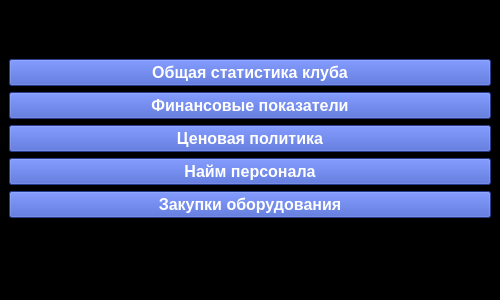
<?xml version="1.0" encoding="UTF-8"?>
<ui version="4.0">
 <class>MainWindow</class>
 <widget class="QMainWindow" name="MainWindow">
  <property name="geometry">
   <rect>
    <x>0</x>
    <y>0</y>
    <width>500</width>
    <height>300</height>
   </rect>
  </property>
  <property name="sizePolicy">
   <sizepolicy hsizetype="Minimum" vsizetype="Minimum">
    <horstretch>0</horstretch>
    <verstretch>0</verstretch>
   </sizepolicy>
  </property>
  <property name="minimumSize">
   <size>
    <width>500</width>
    <height>300</height>
   </size>
  </property>
  <property name="maximumSize">
   <size>
    <width>16777215</width>
    <height>16777215</height>
   </size>
  </property>
  <property name="windowTitle">
   <string>MainWindow </string>
  </property>
  <property name="styleSheet">
   <string notr="true">background-color: rgb(0, 0, 0);</string>
  </property>
  <widget class="QWidget" name="centralwidget">
   <layout class="QVBoxLayout" name="verticalLayout_2">
    <item>
     <layout class="QVBoxLayout" name="verticalLayout">
      <item>
       <widget class="QPushButton" name="pushButton_statistics">
        <property name="font">
         <font>
          <pointsize>12</pointsize>
          <weight>75</weight>
          <bold>true</bold>
         </font>
        </property>
        <property name="styleSheet">
         <string notr="true">background-color: rgb(56, 84, 199);
color: rgb(255, 255, 255);</string>
        </property>
        <property name="text">
         <string>Общая статистика клуба</string>
        </property>
       </widget>
      </item>
      <item>
       <widget class="QPushButton" name="pushButton_financial">
        <property name="font">
         <font>
          <pointsize>12</pointsize>
          <weight>75</weight>
          <bold>true</bold>
         </font>
        </property>
        <property name="styleSheet">
         <string notr="true">background-color: rgb(56, 84, 199);
color: rgb(255, 255, 255);</string>
        </property>
        <property name="text">
         <string>Финансовые показатели</string>
        </property>
       </widget>
      </item>
      <item>
       <widget class="QPushButton" name="pushButton_price">
        <property name="font">
         <font>
          <pointsize>12</pointsize>
          <weight>75</weight>
          <bold>true</bold>
         </font>
        </property>
        <property name="styleSheet">
         <string notr="true">background-color: rgb(56, 84, 199);
color: rgb(255, 255, 255);</string>
        </property>
        <property name="text">
         <string>Ценовая политика</string>
        </property>
       </widget>
      </item>
      <item>
       <widget class="QPushButton" name="pushButton_hiring">
        <property name="font">
         <font>
          <pointsize>12</pointsize>
          <weight>75</weight>
          <bold>true</bold>
         </font>
        </property>
        <property name="styleSheet">
         <string notr="true">background-color: rgb(56, 84, 199);
color: rgb(255, 255, 255);</string>
        </property>
        <property name="text">
         <string>Найм персонала</string>
        </property>
       </widget>
      </item>
      <item>
       <widget class="QPushButton" name="pushButton_purchase">
        <property name="font">
         <font>
          <pointsize>12</pointsize>
          <weight>75</weight>
          <bold>true</bold>
         </font>
        </property>
        <property name="styleSheet">
         <string notr="true">background-color: rgb(56, 84, 199);
color: rgb(255, 255, 255);</string>
        </property>
        <property name="text">
         <string>Закупки оборудования</string>
        </property>
       </widget>
      </item>
     </layout>
    </item>
   </layout>
  </widget>
  <widget class="QMenuBar" name="menubar">
   <property name="geometry">
    <rect>
     <x>0</x>
     <y>0</y>
     <width>500</width>
     <height>26</height>
    </rect>
   </property>
  </widget>
  <widget class="QStatusBar" name="statusbar"/>
 </widget>
 <resources/>
 <connections/>
</ui>
